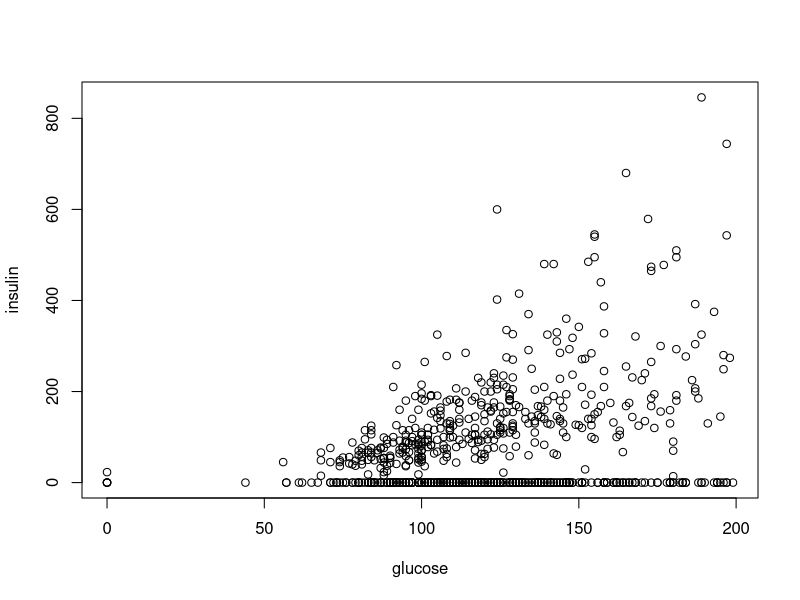

Write the R code that produced this figure. (Note: this script raises an error after producing the figure.)
# set working directory
setwd("C:/Users/mxi1/OneDrive - Loyola University Chicago/Loyola/STAT 408 Fall 2022")

# read data
pima <- read.csv('pima.csv')

# transfer test from character to factor
pima$test <- as.factor(pima$test)
summary(pima)

# correlation coefficient without missing values
cor(pima$insulin, pima$glucose, use='complete.obs')

# visualization
plot(insulin~glucose, data = pima)

# correlation in healthy group
pima.neg <- pima[pima$test=='negative',]
cor(pima.neg$insulin, pima.neg$glucose, use='complete.obs')
plot(insulin~glucose, data = pima.neg)

# correlation in diabetes group
pima.pos <- pima[pima$test=='positive',]
cor(pima.pos$insulin, pima.pos$glucose, use='complete.obs')
plot(insulin~glucose, data = pima.pos)

# compare diabetes pedigree function 
plot(diabetes ~ test, pima)

# two-sample t test 
t.test(pima.neg$diabetes, pima.pos$diabetes)

# simple linear regression with insulin as response and glucose as predictor
lm.model <- lm(insulin~glucose, data = pima)

# show lease square estimation
lm.model

# plot the fitted regression line in the scatter plot
plot(insulin~glucose, data = pima)
abline(lm.model,col='red', lwd=2)

# check goodness of fit and hypothesis test
summary(lm.model)


